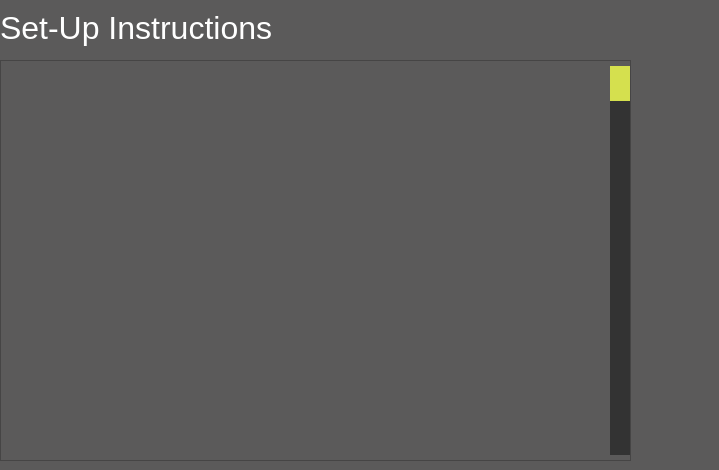
               <widget class="QWidget" name="page_about_settings">
                <property name="styleSheet">
                 <string notr="true">background:rgb(91,90,90);</string>
                </property>
                <widget class="QFrame" name="frame_about_settings">
                 <property name="geometry">
                  <rect>
                   <x>0</x>
                   <y>60</y>
                   <width>631</width>
                   <height>401</height>
                  </rect>
                 </property>
                 <property name="frameShape">
                  <enum>QFrame::StyledPanel</enum>
                 </property>
                 <property name="frameShadow">
                  <enum>QFrame::Raised</enum>
                 </property>
                 <layout class="QHBoxLayout" name="horizontalLayout_31">
                  <property name="spacing">
                   <number>0</number>
                  </property>
                  <property name="leftMargin">
                   <number>5</number>
                  </property>
                  <property name="topMargin">
                   <number>5</number>
                  </property>
                  <property name="rightMargin">
                   <number>0</number>
                  </property>
                  <property name="bottomMargin">
                   <number>5</number>
                  </property>
                  <item>
                   <widget class="QTextEdit" name="text_about_settings">
                    <property name="enabled">
                     <bool>true</bool>
                    </property>
                    <property name="font">
                     <font>
                      <family>Segoe UI</family>
                      <pointsize>10</pointsize>
                     </font>
                    </property>
                    <property name="styleSheet">
                     <string notr="true">color:rgb(255,255,255);</string>
                    </property>
                    <property name="frameShape">
                     <enum>QFrame::NoFrame</enum>
                    </property>
                    <property name="frameShadow">
                     <enum>QFrame::Plain</enum>
                    </property>
                    <property name="readOnly">
                     <bool>true</bool>
                    </property>
                    <property name="textInteractionFlags">
                     <set>Qt::TextBrowserInteraction</set>
                    </property>
                   </widget>
                  </item>
                  <item>
                   <widget class="QScrollBar" name="vsb_about_settings">
                    <property name="styleSheet">
                     <string notr="true">QScrollBar:vertical {
	background:rgb(51,51,51);
    width:20px;
    margin: 0px 0px 0px 0px;
}
QScrollBar::handle:vertical {
    background-color:rgb(213, 224, 78);
}
QScrollBar::add-page:vertical {
 	background:rgb(51,51,51);
}
QScrollBar::sub-page:vertical {
 	background:rgb(51,51,51);
}</string>
                    </property>
                    <property name="orientation">
                     <enum>Qt::Vertical</enum>
                    </property>
                   </widget>
                  </item>
                 </layout>
                </widget>
                <widget class="QLabel" name="lab_about_settings">
                 <property name="geometry">
                  <rect>
                   <x>0</x>
                   <y>0</y>
                   <width>710</width>
                   <height>55</height>
                  </rect>
                 </property>
                 <property name="minimumSize">
                  <size>
                   <width>0</width>
                   <height>55</height>
                  </size>
                 </property>
                 <property name="maximumSize">
                  <size>
                   <width>16777215</width>
                   <height>55</height>
                  </size>
                 </property>
                 <property name="font">
                  <font>
                   <family>Segoe UI</family>
                   <pointsize>24</pointsize>
                  </font>
                 </property>
                 <property name="styleSheet">
                  <string notr="true">color:rgb(255,255,255);</string>
                 </property>
                 <property name="text">
                  <string>Set-Up Instructions</string>
                 </property>
                </widget>
               </widget>
